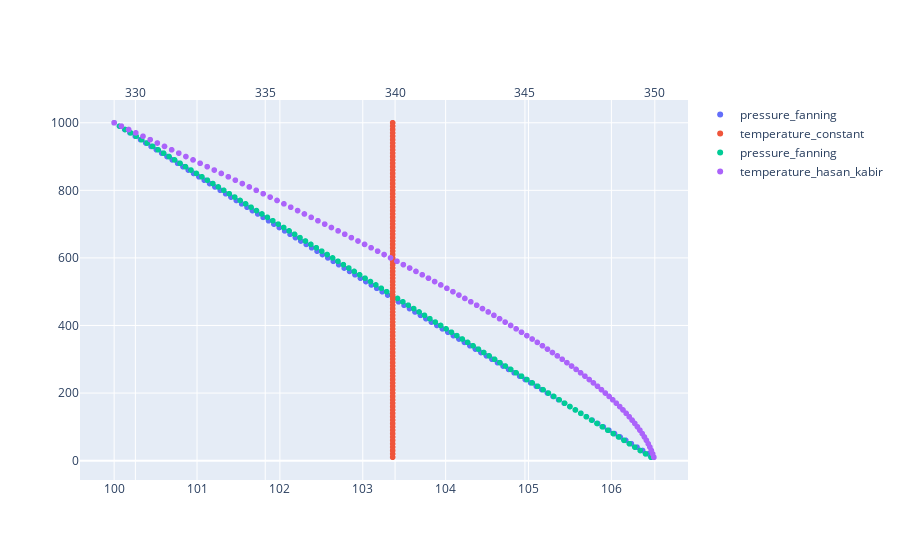

Here is the notebook cell this chart was saved with:
### Code cell
fig = go.Figure()

profile = well.compute_pressure_profile(method_pressure='fanning', method_temperature='constant')

trace1 = go.Scattergl(x = profile['pressure'],
                      y = profile['coordinate'], 
                      mode = 'markers',
                      name = 'pressure_fanning',
                      xaxis = 'x1')

trace2 = go.Scattergl(x = profile['temperature'],
                      y = profile['coordinate'], 
                      mode = 'markers',
                      name = 'temperature_constant',
                      xaxis = 'x2')

profile = well.compute_pressure_profile(method_pressure='fanning', method_temperature='hasan_kabir')

trace3 = go.Scattergl(x = profile['pressure'],
                      y = profile['coordinate'], 
                      mode = 'markers',
                      name = 'pressure_fanning',
                      xaxis = 'x1')

trace4 = go.Scattergl(x = profile['temperature'],
                      y = profile['coordinate'], 
                      mode = 'markers',
                      name = 'temperature_hasan_kabir',
                      xaxis = 'x2')

fig.add_trace(trace1)
fig.add_trace(trace2)
fig.add_trace(trace3)
fig.add_trace(trace4)

fig.update_layout(xaxis1 = dict(side = 'bottom'),
                  xaxis2 = dict(overlaying = 'x',
                                side = 'top'))

fig.show()
